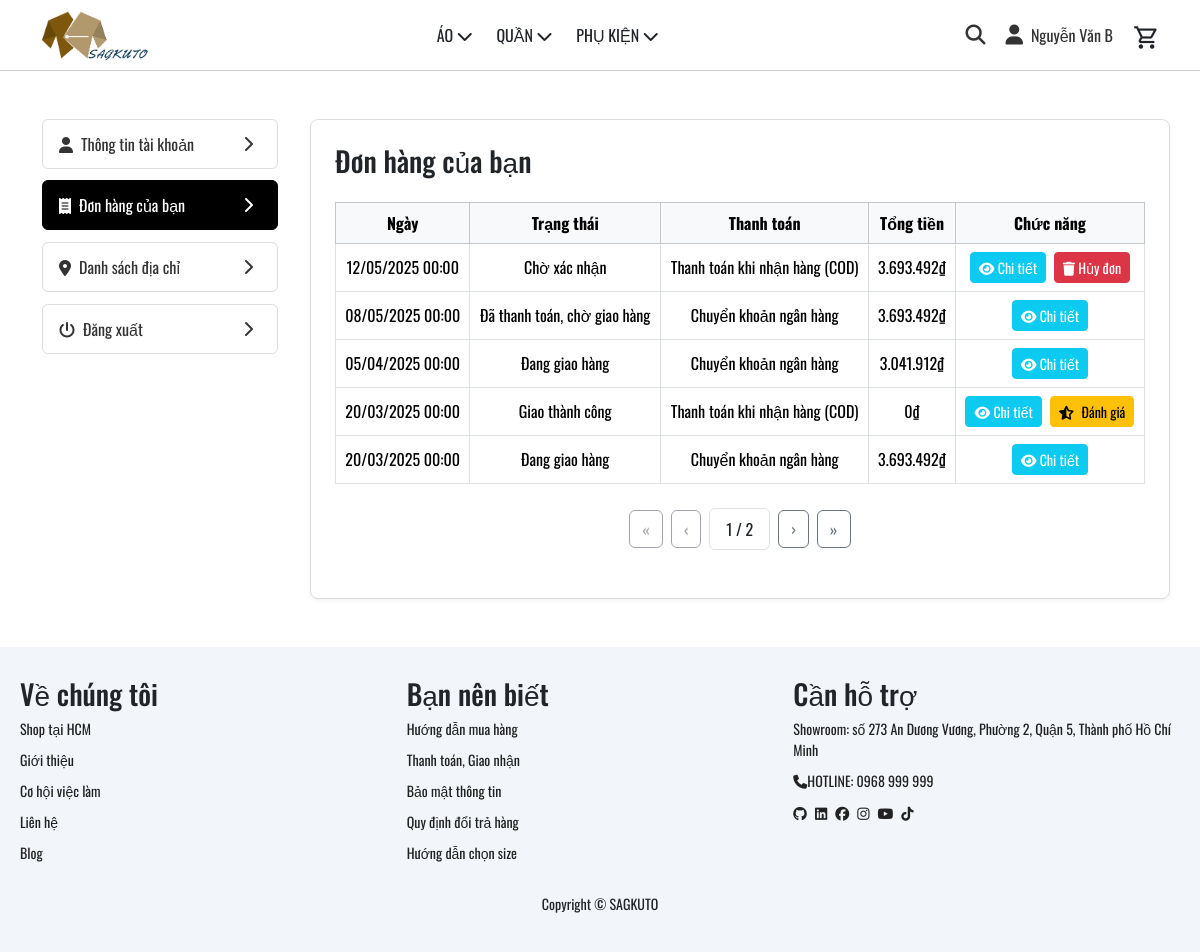
The app's page /index.php?page=donhang (signed in), older data.
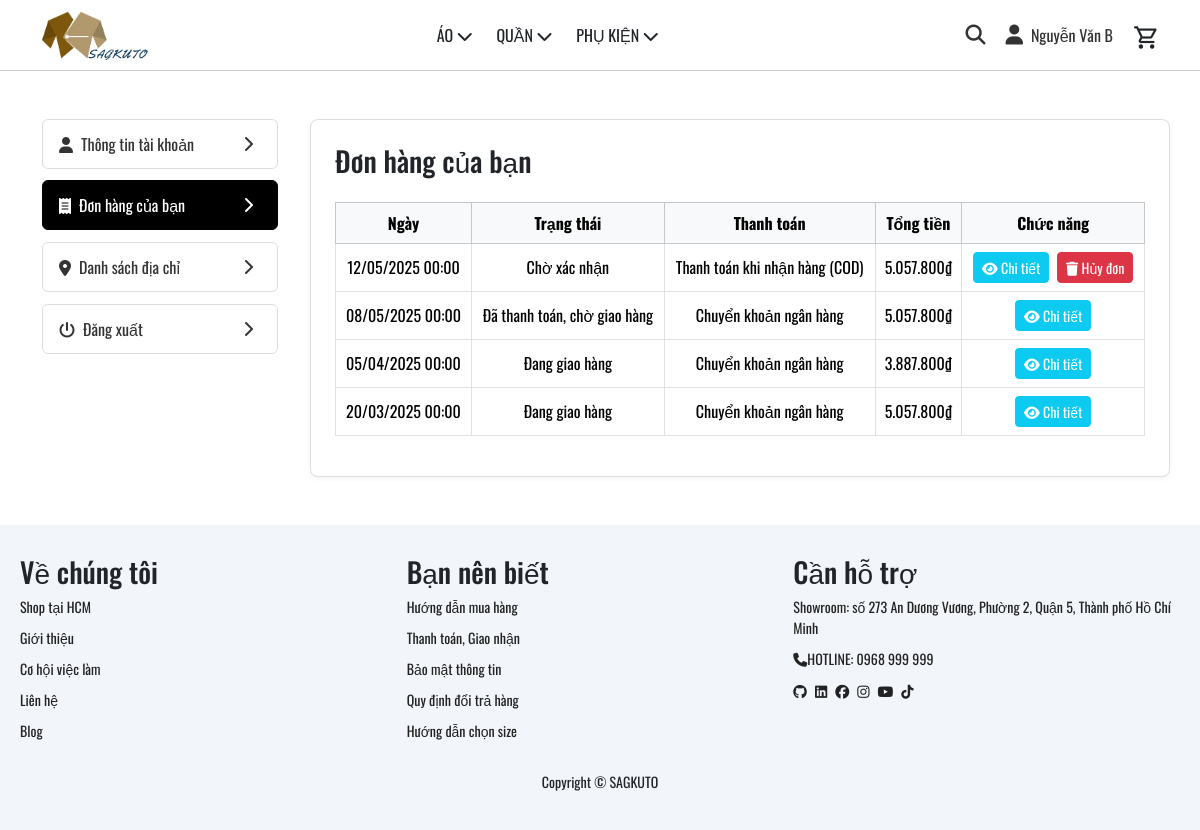
The same page, newer data.
### tables this page shows
CREATE TABLE `orders` (
  `order_id` int(11) NOT NULL,
  `user_id` int(11) DEFAULT NULL,
  `status` enum('Chờ xác nhận','Đã thanh toán, chờ giao hàng','Đang giao hàng','Giao thành công','Đã huỷ') DEFAULT 'Chờ xác nhận',
  `total_price` decimal(12,2) DEFAULT NULL,
  `shipping_address` varchar(255) DEFAULT NULL,
  `note` text DEFAULT NULL,
  `created_at` datetime DEFAULT current_timestamp(),
  `payment_method_id` int(11) DEFAULT NULL,
  `staff_id` int(11) DEFAULT NULL
);

CREATE TABLE `payment_method` (
  `payment_method_id` int(11) NOT NULL,
  `name` varchar(100) NOT NULL,
  `is_deleted` tinyint(1) NOT NULL DEFAULT 0
);

### database/DBConnection.php (called while the page is built, shortened)
<?php
class DBConnect
{
    private static $instance = null;
    private $pdo;
    private $host = 'localhost';
    private $dbname = 'db_web_quanao';
    private $username = 'root';
    private $password = '';
    private function __construct()
    {
        try {
            $this->pdo = new PDO(
                "mysql:host={$this->host};dbname={$this->dbname};charset=utf8",
                $this->username,
                $this->password
            );
            $this->pdo->setAttribute(PDO::ATTR_ERRMODE, PDO::ERRMODE_EXCEPTION);
            $this->pdo->setAttribute(PDO::ATTR_DEFAULT_FETCH_MODE, PDO::FETCH_ASSOC);
        } catch (PDOException $e) {
            die("Kết nối thất bại: " . $e->getMessage());
        }
    }
    public static function getInstance()
    {
        if (self::$instance === null) {
            self::$instance = new DBConnect();
        }
        return self::$instance;
    }
    public function select($sql, $params = [])
    {
        $stmt = $this->pdo->prepare($sql);
        $stmt->execute($params);
        return $stmt->fetchAll();
    }
}

### layout/partials/order_section.php (the view, shortened to what the changed rows need)
<?php
require_once __DIR__ . '/../../database/DBConnection.php';
$pdo     = DBConnect::getInstance()->getConnection();
$user_id = $_SESSION['user_id'] ?? null;
$perPage    = 5;
$page_order = max(1, intval($_GET['page_order'] ?? 1));
$offset     = ($page_order - 1) * $perPage;
$stmtCount = $pdo->prepare("SELECT COUNT(*) FROM orders WHERE user_id = ?");
$stmtCount->execute([$user_id]);
$totalOrders = (int)$stmtCount->fetchColumn();
$totalPages  = (int)ceil($totalOrders / $perPage);
$stmt = $pdo->prepare("
  SELECT o.order_id,o.created_at,o.status,o.total_price,pm.name AS payment_method
  FROM orders o
  LEFT JOIN payment_method pm
    ON o.payment_method_id = pm.payment_method_id
  WHERE o.user_id = :uid
  ORDER BY o.created_at DESC
  LIMIT :limit OFFSET :offset
");
$stmt->bindValue(':uid',    $user_id, PDO::PARAM_INT);
$stmt->bindValue(':limit',  $perPage,  PDO::PARAM_INT);
$stmt->bindValue(':offset', $offset,   PDO::PARAM_INT);
$stmt->execute();
$orders = $stmt->fetchAll(PDO::FETCH_ASSOC);
?>
<?php if (empty($orders)): ?>
    <p>Bạn chưa có đơn hàng nào.</p>
<?php else: ?>
    <table class="table table-bordered align-middle text-center">
        <thead class="table-light">
            <tr>
                <th>Ngày</th>
                <th>Trạng thái</th>
                <th>Thanh toán</th>
                <th>Tổng tiền</th>
                <th>Chức năng</th>
            </tr>
        </thead>
        <tbody>
            <?php foreach ($orders as $o): ?>
                <tr>
                    <td><?= date('d/m/Y H:i', strtotime($o['created_at'])) ?></td>
                    <td><?= htmlspecialchars($o['status']) ?></td>
                    <td><?= htmlspecialchars($o['payment_method']) ?></td>
                    <td><?= number_format($o['total_price'], 0, ',', '.') ?>₫</td>
                    <td>
                        <button
                            class="btn btn-sm btn-info text-white"
                            data-bs-toggle="modal"
                            data-bs-target="#orderDetailModal"
                            data-order-id="<?= $o['order_id'] ?>">
                            <i class="fa-solid fa-eye"></i> Chi tiết
                        </button>
                        <?php if ($o['status'] === 'Chờ xác nhận'): ?>
                            <form
                                method="POST"
                                action=""
                                class="d-inline"
                                onsubmit="return confirm('Bạn có chắc chắn muốn hủy đơn này?');">
                                <button type="submit" class="btn btn-sm btn-danger ms-1">
                                    <i class="fa-solid fa-trash"></i> Hủy đơn
                                </button>
                            </form>
                        <?php endif; ?>
                        <?php if ($o['status'] === 'Giao thành công'): ?>
                            <a href="/layout/danhgia.php?order_id=<?= $o['order_id'] ?>" class="btn btn-sm btn-warning ms-1">
                                <i class="fa-solid fa-star-half-stroke me-1"></i> Đánh giá
                            </a>
                        <?php endif; ?>
                    </td>
                </tr>
            <?php endforeach; ?>
        </tbody>
    </table>
    <?php if ($totalPages > 1): ?>
        <div class="d-flex justify-content-center align-items-center my-4">
            <a href="?page=donhang&page_order=1" class="btn btn-outline-secondary<?= $page_order === 1 ? ' disabled' : '' ?>">&laquo;</a>
            <a href="?page=donhang&page_order=<?= max(1, $page_order - 1) ?>" class="btn btn-outline-secondary ms-2<?= $page_order === 1 ? ' disabled' : '' ?>">&lsaquo;</a>
            <span class="border rounded mx-2 px-3 py-2"><?= $page_order ?> / <?= $totalPages ?></span>
            <a href="?page=donhang&page_order=<?= min($totalPages, $page_order + 1) ?>" class="btn btn-outline-secondary me-2<?= $page_order === $totalPages ? ' disabled' : '' ?>">&rsaquo;</a>
            <a href="?page=donhang&page_order=<?= $totalPages ?>" class="btn btn-outline-secondary<?= $page_order === $totalPages ? ' disabled' : '' ?>">&raquo;</a>
        </div>
    <?php endif; ?>
<?php endif; ?>

### layout/header.php (shortened to what the changed rows need)
<?php
require_once __DIR__ . '/../database/DBConnection.php';
$db = DBConnect::getInstance();
$categories = $db->select('SELECT * FROM categories', []);
$menu = [
	['label' => 'ÁO',        'subs' => []],
	['label' => 'QUẦN',      'subs' => []],
	['label' => 'PHỤ KIỆN',  'subs' => []],
];
foreach ($categories as $cat) {
	$nameLower = mb_strtolower($cat['name'], 'UTF-8');
	$item = [
		'id'    => $cat['category_id'],
		'label' => $cat['name'],
	];
	if (strpos($nameLower, 'áo') !== false) {
		$menu[0]['subs'][] = $item;
	} elseif (strpos($nameLower, 'quần') !== false) {
		$menu[1]['subs'][] = $item;
	} elseif (strpos($nameLower, 'phụ kiện') !== false) {
		$menu[2]['subs'][] = $item;
	}
}
?>
<link rel="stylesheet" href="../assets/css/basic_search.css">
<header class="header">
	<nav class="menu_header">
		<ul class="mb-0">
			<?php foreach ($menu as $item): ?>
				<li>
					<span class="menu-title">
						<?= htmlspecialchars($item['label'], ENT_QUOTES) ?>
						<?php if (!empty($item['subs'])): ?>
							<i class="fa-solid fa-chevron-down"></i>
						<?php endif; ?>
					</span>
				</li>
			<?php endforeach; ?>
		</ul>
	</nav>
</header>

Row changes from the older to the newer data that the page shows:
removed orders: created_at "20/03/2025 00:00", status "Giao thành công", payment_method.name "Thanh toán khi nhận hàng (COD)", total_price "0"
changed orders "Chờ xác nhận": total_price "3.693.492" → "5.057.800"
changed orders "Đã thanh toán, chờ giao hàng": total_price "3.693.492" → "5.057.800"
changed orders (number 3 of 4 on the later page): total_price "3.041.912" → "3.887.800"
changed orders (number 4 of 4 on the later page): total_price "3.693.492" → "5.057.800"
Text that changed along with them:
$page_order: "1" → (not shown)
$totalPages: "2" → (not shown)
